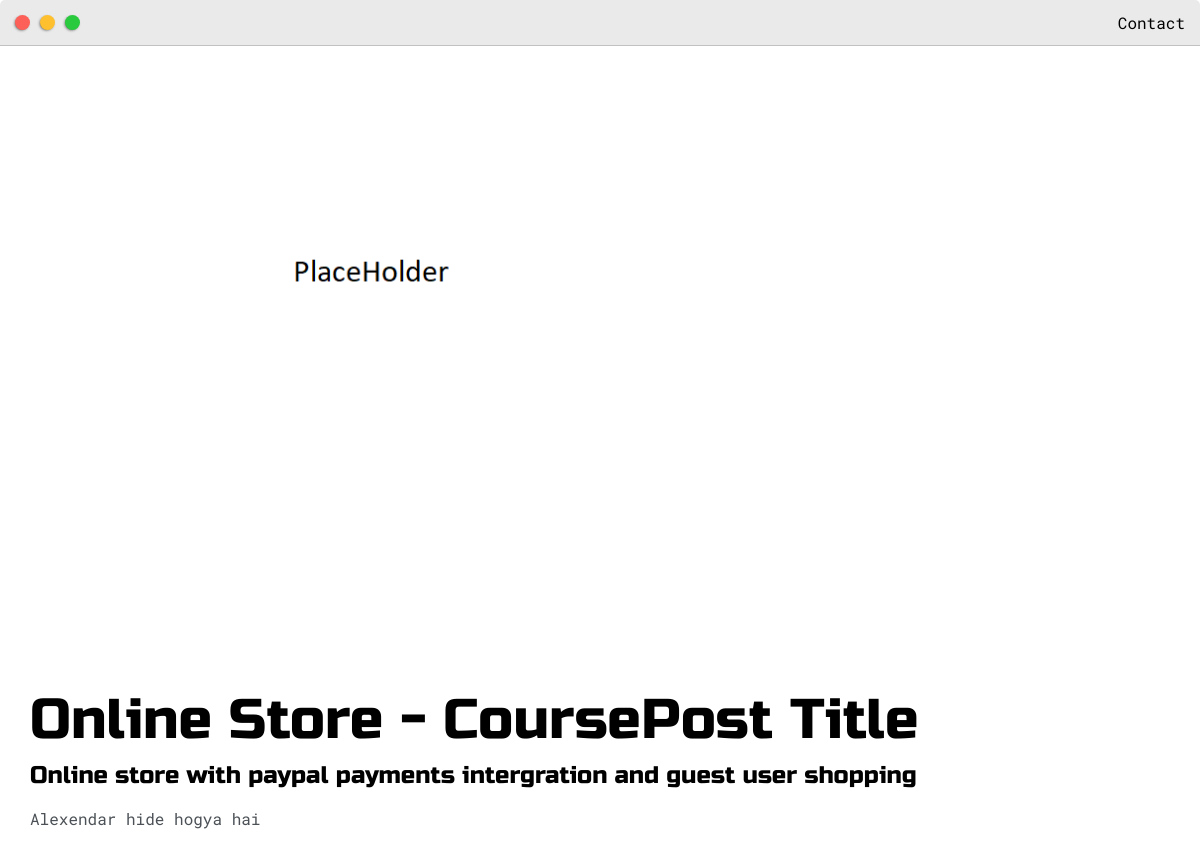
Screenshot of /post/online-store-coursepost-title with the database file from the repository.
### base/models.py (models this page shows, shortened)
class Post(models.Model):
    headline = models.CharField(max_length=200)
    sub_headline = models.CharField(max_length=200,null=True,blank=True)
    thumbnail = models.ImageField(null=True,blank=True,upload_to='images',default="/images/placeholder.png")
    body = RichTextUploadingField(null=True,blank=True)
    created = models.DateTimeField(auto_now_add=True)
    active = models.BooleanField(default=False)
    featured = models.BooleanField(default=False)
    tags = models.ManyToManyField(Tag,null=True)
    slug = models.SlugField(null=True,blank=True)

### base/views.py (the view)
# urls.py: path('post/<slug:slug>', views.post,name='post'),
def post(request,slug):
    try:
        post = Post.objects.get(slug=slug)
    except Post.DoesNotExist:
        context = {}
        return render(request,'base/posts.html',context)
    context = {'post':post}
    return render(request,'base/post.html',context)

### base/templates/base/post.html (shortened to what this page needs)
{% extends 'base/main.html' %}
{% load static %}
{% block content %}
<div class="main-container">
     <img src="{{post.thumbnail.url}}">
    <h1>{{post.headline}}</h1>
    <h4>{{post.sub_headline}}</h4>
    <p>
        {{post.body|safe}}
    </p>
</div>
{% endblock content %}

### static/css/default.css (style rules this page uses)
:root { --mainColor:#eaeaea; --secondaryColor:#fff; --borderColor:#c1c1c1; --mainText:black; --secondaryText:#4b5156; --themeDotBorder:#24292e; --previewBg:rgb(251, 249, 243, 0.8); --previewShadow:#f0ead6; --buttonColor:black; }
html, body { padding: 0; margin: 0; scroll-behavior: smooth; }
body * { transition: 0.3s; }
h1, h2, h3, h4, h5, h6, strong { color: var(--mainText); font-family: 'Russo One', sans-serif; font-weight: 500; }
p, li, span, label, input, textarea { color: var(--secondaryText); font-family: 'Roboto Mono', monospace; }
h1 { font-size: 56px; }
h4 { font-size: 24px; }
.main-container { width: 1200px; margin: 0 auto; }
@media screen and (max-width: 1200px) { .main-container { width: 95%; } }

### base/templates/base/post.html (style rules this page uses)
img { max-width:100%; object-fit:cover; }

### rows the page displays
Post: thumbnail (placeholder picture), headline "Online Store - CoursePost Title", sub_headline "Online store with paypal payments intergration and guest user shopping", body "Alexendar hide hogya hai"
